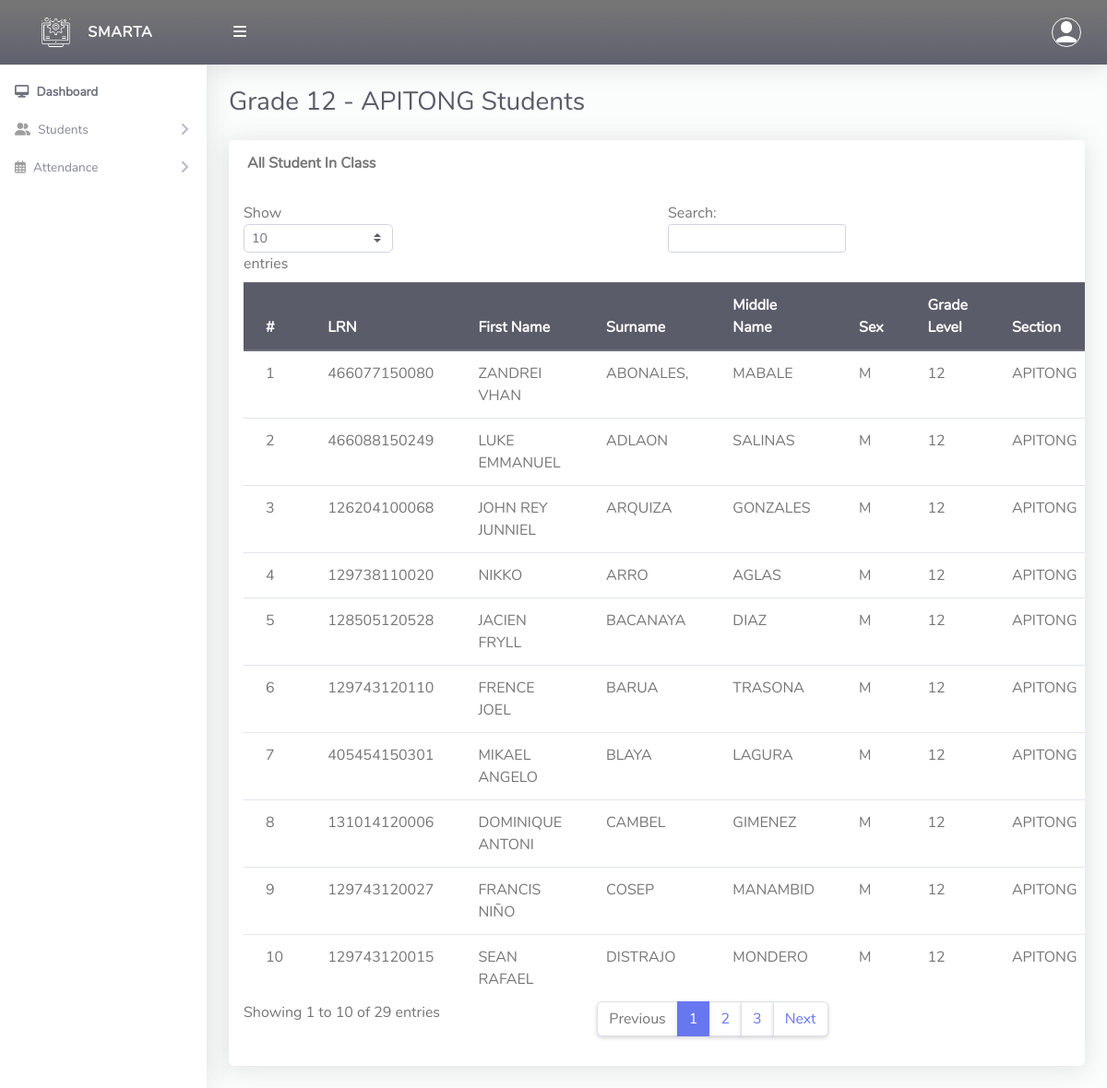
The page /ClassTeacher/viewStudents.php (signed in) on the database its author committed.
### tables this page shows
CREATE TABLE `tblclassarms` (
  `Id` int(10) NOT NULL,
  `classId` varchar(10) NOT NULL,
  `classArmName` varchar(255) NOT NULL,
  `isAssigned` varchar(10) NOT NULL
);

CREATE TABLE `tblclass` (
  `Id` int(10) NOT NULL,
  `className` varchar(255) NOT NULL
);

CREATE TABLE `tblstudents` (
  `Id` int(10) NOT NULL,
  `firstName` varchar(255) NOT NULL,
  `lastName` varchar(255) NOT NULL,
  `otherName` varchar(255) NOT NULL,
  `sex` varchar(10) NOT NULL,
  `admissionNumber` varchar(255) NOT NULL,
  `password` varchar(50) NOT NULL,
  `classId` varchar(10) NOT NULL,
  `classArmId` varchar(10) NOT NULL,
  `dateCreated` varchar(50) NOT NULL
);

### ClassTeacher/viewStudents.php (the view, shortened to what this page needs)
<?php
include '../Includes/dbcon.php';
$query = "SELECT tblclass.className,tblclassarms.classArmName
    FROM tblclassteacher
    INNER JOIN tblclass ON tblclass.Id = tblclassteacher.classId
    INNER JOIN tblclassarms ON tblclassarms.Id = tblclassteacher.classArmId
    Where tblclassteacher.Id = '$_SESSION[userId]'";
    $rs = $conn->query($query);
    $rrw = $rs->fetch_assoc();
?>
<!DOCTYPE html>
<html lang="en">
<head>
  <link href="../vendor/fontawesome-free/css/all.min.css" rel="stylesheet" type="text/css">
  <link href="../vendor/bootstrap/css/bootstrap.min.css" rel="stylesheet" type="text/css">
  <link href="css/ruang-admin.min.css" rel="stylesheet">
</head>
<body id="page-top">
  <div id="wrapper">
      <?php include "Includes/sidebar.php";?>
    <div id="content-wrapper" class="d-flex flex-column">
      <div id="content">
       <?php include "Includes/topbar.php";?>
        <div class="container-fluid" id="container-wrapper">
          <div class="d-sm-flex align-items-center justify-content-between mb-4">
            <h1 class="h3 mb-0 text-gray-800">Grade <?php echo $rrw['className'].' - '.$rrw['classArmName'];?> Students</h1>
          </div>
          <div class="row">
            <div class="col-lg-12">
                 <div class="row">
              <div class="col-lg-12">
              <div class="card mb-4">
                <div class="card-header py-3 d-flex flex-row align-items-center justify-content-between">
                  <h6 class="m-0 font-weight-bold text-secondary">All Student In Class</h6>
                </div>
                <div class="table-responsive p-3">
                  <table class="table align-items-center table-flush table-hover" id="dataTableHover">
                    <thead class="thead-dark">
                      <tr>
                        <th>#</th>
                        <th>LRN</th>
                        <th>First Name</th>
                        <th>Surname</th>
                        <th>Middle Name</th>
                        <th>Sex</th>
                        <th>Grade Level</th>
                        <th>Section</th>
                      </tr>
                    </thead>
                    <tbody>
                  <?php
                      $query = "SELECT tblstudents.Id,tblclass.className,tblclassarms.classArmName,tblclassarms.Id AS classArmId,tblstudents.firstName,
                      tblstudents.lastName,tblstudents.otherName, tblstudents.sex,tblstudents.admissionNumber,tblstudents.dateCreated
                      FROM tblstudents
                      INNER JOIN tblclass ON tblclass.Id = tblstudents.classId
                      INNER JOIN tblclassarms ON tblclassarms.Id = tblstudents.classArmId
                      where tblstudents.classId = '$_SESSION[classId]' and tblstudents.classArmId = '$_SESSION[classArmId]'";
                      $rs = $conn->query($query);
                      $num = $rs->num_rows;
                      $sn=0;
                      if($num > 0)
                      {
                        while ($rows = $rs->fetch_assoc())
                          {
                             $sn = $sn + 1;
                            echo"
                              <tr>
                                <td>".$sn."</td>
                                <td>".$rows['admissionNumber']."</td>
                                <td>".$rows['firstName']."</td>
                                <td>".$rows['lastName']."</td>
                                <td>".$rows['otherName']."</td>
                                <td>".$rows['sex']."</td>
                                <td>".$rows['className']."</td>
                                <td>".$rows['classArmName']."</td>
                              </tr>";
                          }
                      }
                      else
                      {
                           echo
                           "<div class='alert alert-danger' role='alert'>
                            No Record Found!
                            </div>";
                      }
                      ?>
                    </tbody>
                  </table>
                </div>
              </div>
            </div>
            </div>
          </div>
        </div>
      </div>
    </div>
  </div>
</body>
</html>

### rows shown on the page
tblclassarms: classId.className "12", classArmName "APITONG"
tblstudents: admissionNumber "466077150080", firstName "ZANDREI VHAN", lastName "ABONALES,", otherName "MABALE", sex "M", classId.className "12", classArmId.classArmName "APITONG"
tblstudents: admissionNumber "466088150249", firstName "LUKE EMMANUEL", lastName "ADLAON", otherName "SALINAS", sex "M", classId.className "12", classArmId.classArmName "APITONG"
tblstudents: admissionNumber "126204100068", firstName "JOHN REY JUNNIEL", lastName "ARQUIZA", otherName "GONZALES", sex "M", classId.className "12", classArmId.classArmName "APITONG"
tblstudents: admissionNumber "129738110020", firstName "NIKKO", lastName "ARRO", otherName "AGLAS", sex "M", classId.className "12", classArmId.classArmName "APITONG"
tblstudents: admissionNumber "128505120528", firstName "JACIEN FRYLL", lastName "BACANAYA", otherName "DIAZ", sex "M", classId.className "12", classArmId.classArmName "APITONG"
tblstudents: admissionNumber "129743120110", firstName "FRENCE JOEL", lastName "BARUA", otherName "TRASONA", sex "M", classId.className "12", classArmId.classArmName "APITONG"
tblstudents: admissionNumber "405454150301", firstName "MIKAEL ANGELO", lastName "BLAYA", otherName "LAGURA", sex "M", classId.className "12", classArmId.classArmName "APITONG"
tblstudents: admissionNumber "131014120006", firstName "DOMINIQUE ANTONI", lastName "CAMBEL", otherName "GIMENEZ", sex "M", classId.className "12", classArmId.classArmName "APITONG"
tblstudents: admissionNumber "129743120027", firstName "FRANCIS NIÑO", lastName "COSEP", otherName "MANAMBID", sex "M", classId.className "12", classArmId.classArmName "APITONG"
tblstudents: admissionNumber "129743120015", firstName "SEAN RAFAEL", lastName "DISTRAJO", otherName "MONDERO", sex "M", classId.className "12", classArmId.classArmName "APITONG"
